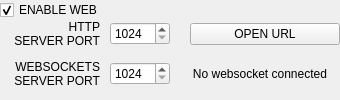
<?xml version="1.0" encoding="UTF-8"?>
<ui version="4.0">
 <class>InterfaceHttp</class>
 <widget class="QWidget" name="InterfaceHttp">
  <property name="geometry">
   <rect>
    <x>0</x>
    <y>0</y>
    <width>340</width>
    <height>100</height>
   </rect>
  </property>
  <property name="windowTitle">
   <string>Form</string>
  </property>
  <property name="statusTip">
   <string>HTTP Interface|IanniX built in HTTP server allows you to control IanniX from a webpage. Open the specific URL and you'll see a basic example of remote control through your webbrowser.\nYou can also control IanniX with GET messages, have a look at the example source code!</string>
  </property>
  <layout class="QVBoxLayout" name="verticalLayout">
   <property name="spacing">
    <number>0</number>
   </property>
   <property name="margin">
    <number>0</number>
   </property>
   <item>
    <layout class="QHBoxLayout" name="horizontalLayout_2">
     <property name="spacing">
      <number>10</number>
     </property>
     <item>
      <widget class="QCheckBox" name="enable">
       <property name="toolTip">
        <string>Enables or disables HTTP messages and control</string>
       </property>
       <property name="text">
        <string>ENABLE WEB</string>
       </property>
       <property name="checked">
        <bool>true</bool>
       </property>
      </widget>
     </item>
     <item>
      <spacer name="horizontalSpacer_28">
       <property name="orientation">
        <enum>Qt::Horizontal</enum>
       </property>
       <property name="sizeHint" stdset="0">
        <size>
         <width>141</width>
         <height>5</height>
        </size>
       </property>
      </spacer>
     </item>
    </layout>
   </item>
   <item>
    <layout class="QHBoxLayout" name="horizontalLayout">
     <property name="spacing">
      <number>10</number>
     </property>
     <item>
      <widget class="QLabel" name="label">
       <property name="minimumSize">
        <size>
         <width>100</width>
         <height>0</height>
        </size>
       </property>
       <property name="maximumSize">
        <size>
         <width>100</width>
         <height>16777215</height>
        </size>
       </property>
       <property name="text">
        <string>HTTP
SERVER PORT</string>
       </property>
       <property name="alignment">
        <set>Qt::AlignRight|Qt::AlignTrailing|Qt::AlignVCenter</set>
       </property>
       <property name="buddy">
        <cstring>port</cstring>
       </property>
      </widget>
     </item>
     <item>
      <widget class="QSpinBox" name="port">
       <property name="maximumSize">
        <size>
         <width>60</width>
         <height>16777215</height>
        </size>
       </property>
       <property name="toolTip">
        <string>Changes the port for incoming HTTP messages and web page interface</string>
       </property>
       <property name="minimum">
        <number>1024</number>
       </property>
       <property name="maximum">
        <number>65535</number>
       </property>
      </widget>
     </item>
     <item>
      <spacer name="horizontalSpacer">
       <property name="orientation">
        <enum>Qt::Horizontal</enum>
       </property>
       <property name="sizeHint" stdset="0">
        <size>
         <width>40</width>
         <height>20</height>
        </size>
       </property>
      </spacer>
     </item>
     <item>
      <widget class="QPushButton" name="examples">
       <property name="minimumSize">
        <size>
         <width>150</width>
         <height>0</height>
        </size>
       </property>
       <property name="maximumSize">
        <size>
         <width>150</width>
         <height>16777215</height>
        </size>
       </property>
       <property name="toolTip">
        <string>Opens a specific URL in your web browser allowing you to control IanniX remotely</string>
       </property>
       <property name="text">
        <string>OPEN URL</string>
       </property>
      </widget>
     </item>
    </layout>
   </item>
   <item>
    <layout class="QHBoxLayout" name="horizontalLayout_3">
     <property name="spacing">
      <number>10</number>
     </property>
     <item>
      <widget class="QLabel" name="labelWebSockets">
       <property name="minimumSize">
        <size>
         <width>100</width>
         <height>0</height>
        </size>
       </property>
       <property name="maximumSize">
        <size>
         <width>100</width>
         <height>16777215</height>
        </size>
       </property>
       <property name="text">
        <string>WEBSOCKETS
SERVER PORT</string>
       </property>
       <property name="alignment">
        <set>Qt::AlignRight|Qt::AlignTrailing|Qt::AlignVCenter</set>
       </property>
       <property name="buddy">
        <cstring>port</cstring>
       </property>
      </widget>
     </item>
     <item>
      <widget class="QSpinBox" name="portWebSockets">
       <property name="maximumSize">
        <size>
         <width>60</width>
         <height>16777215</height>
        </size>
       </property>
       <property name="toolTip">
        <string>Changes the port for incoming websockets connections</string>
       </property>
       <property name="minimum">
        <number>1024</number>
       </property>
       <property name="maximum">
        <number>65535</number>
       </property>
      </widget>
     </item>
     <item>
      <widget class="QLabel" name="clientsWebSockets">
       <property name="text">
        <string>No websocket connected</string>
       </property>
       <property name="alignment">
        <set>Qt::AlignCenter</set>
       </property>
      </widget>
     </item>
    </layout>
   </item>
  </layout>
 </widget>
 <resources/>
 <connections/>
 <slots>
  <slot>openUrl()</slot>
 </slots>
</ui>
